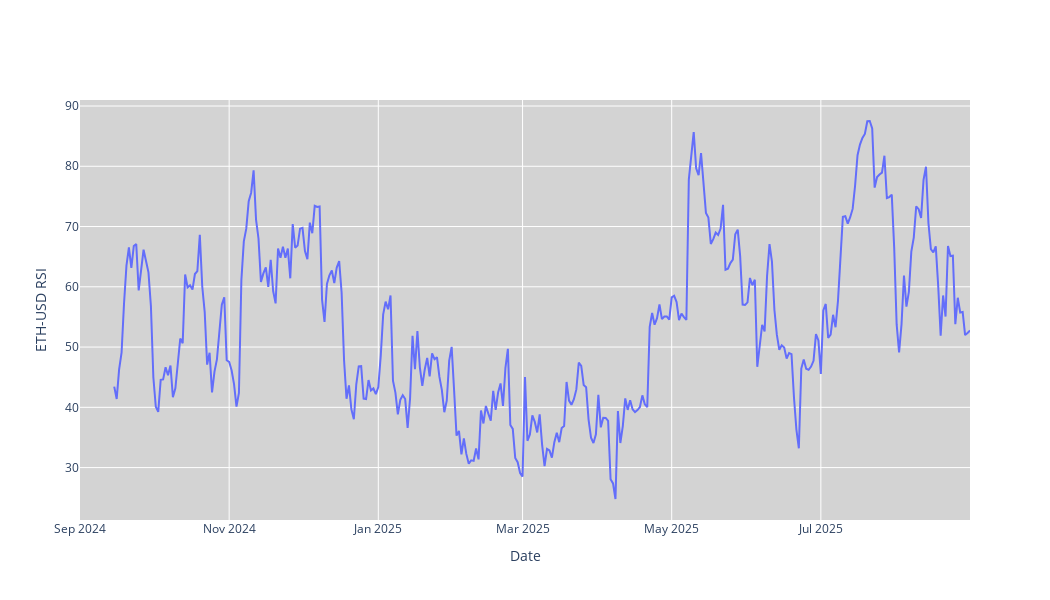

Write notebook code for a chart like this one.
### Code cell
#RSI
fig = go.Figure(data=[go.Scatter(x=stock_data.index, y=stock_data['RSI'], mode='lines', name='RSI')])
fig.update_layout(
    xaxis_rangeslider_visible=False,
    yaxis_title=f'{ticker} RSI',
    xaxis_title='Date',
    plot_bgcolor='lightgrey',
    width=1050,
    height=600
)
fig.show()

### Figure 1 — Plotly figure (JSON) as saved in the notebook; plotly's stock layout.template omitted (floating-point values rounded to 4 significant figures; data arrays with more than 128 entries replaced by an {"elided": "..."} marker saying what was removed)
{"data": [{"mode": "lines", "name": "RSI", "type": "scatter", "x": {"elided": "365 str values"}, "y": {"elided": "365 float values"}}], "layout": {"height": 600, "plot_bgcolor": "lightgrey", "width": 1050, "xaxis": {"rangeslider": {"visible": false}, "title": {"text": "Date"}}, "yaxis": {"title": {"text": "ETH-USD RSI"}}}}
